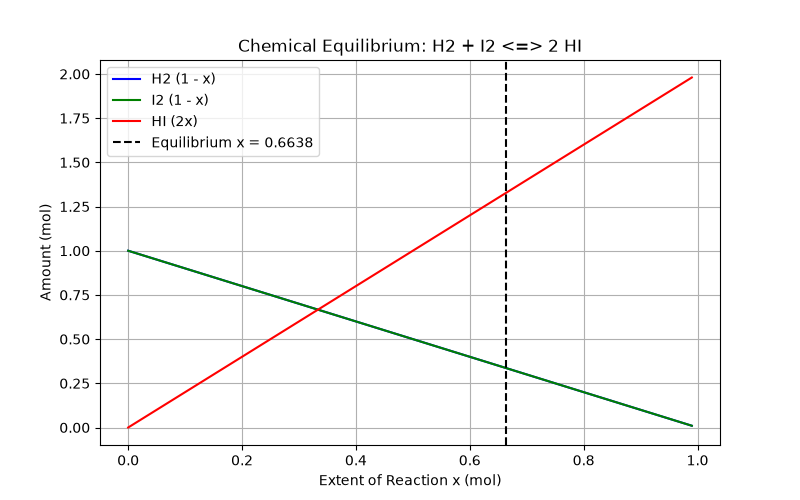

Generate this figure with Python:
"""
PW2 Lab B Part 4 -- chemical equilibrium via the equilibrium constant K.

Reaction  H2 + I2 <=> 2 HI, starting from 1 mol H2 and 1 mol I2.
As the reaction proceeds by an extent x:  H2 = 1-x,  I2 = 1-x,  HI = 2x.
At equilibrium the composition satisfies the equilibrium constant
        K = [HI]^2 / ([H2][I2]) = (2x)^2 / ((1-x)(1-x)).
Given K, find the extent x. Solve it TWO ways and compare.
"""
import numpy as np
import matplotlib.pyplot as plt
from scipy.optimize import newton, minimize

K = 15.6
a = b = 1.0

# TODO 1: k_imbalance(x) = (2x)^2 / ((a-x)(b-x)) - K
def k_imbalance(x):
    return ((2 * x)**2 / ((a - x) * (b - x))) - K

# TODO 2 (method 1): Root-finding with Newton's method
x_newton = newton(k_imbalance, x0=0.5)

# TODO 3 (method 2): Minimization with SLSQP
def obj_func(x):
    return k_imbalance(x[0])**2

res_slsqp = minimize(obj_func, x0=[0.5], method="SLSQP", bounds=[(0, 0.999)])
x_slsqp = res_slsqp.x[0]

print(f"Extent x (Newton root-finding): {x_newton:.5f}")
print(f"Extent x (SLSQP minimization): {x_slsqp:.5f}")

# TODO 4: Report equilibrium amounts and plot composition vs extent x
H2_eq = a - x_newton
I2_eq = b - x_newton
HI_eq = 2 * x_newton

print(f"\nEquilibrium Amounts:")
print(f"  H2: {H2_eq:.4f} mol")
print(f"  I2: {I2_eq:.4f} mol")
print(f"  HI: {HI_eq:.4f} mol")

# Plot composition vs extent x
x_vals = np.linspace(0, 0.99, 200)
plt.figure(figsize=(8, 5))
plt.plot(x_vals, a - x_vals, label="H2 (1 - x)", color="blue")
plt.plot(x_vals, b - x_vals, label="I2 (1 - x)", color="green")
plt.plot(x_vals, 2 * x_vals, label="HI (2x)", color="red")

plt.axvline(x_newton, color="black", linestyle="--", label=f"Equilibrium x = {x_newton:.4f}")
plt.xlabel("Extent of Reaction x (mol)")
plt.ylabel("Amount (mol)")
plt.title("Chemical Equilibrium: H2 + I2 <=> 2 HI")
plt.legend()
plt.grid(True)

plt.savefig("equilibrium.png")
print("Saved equilibrium.png successfully.")
